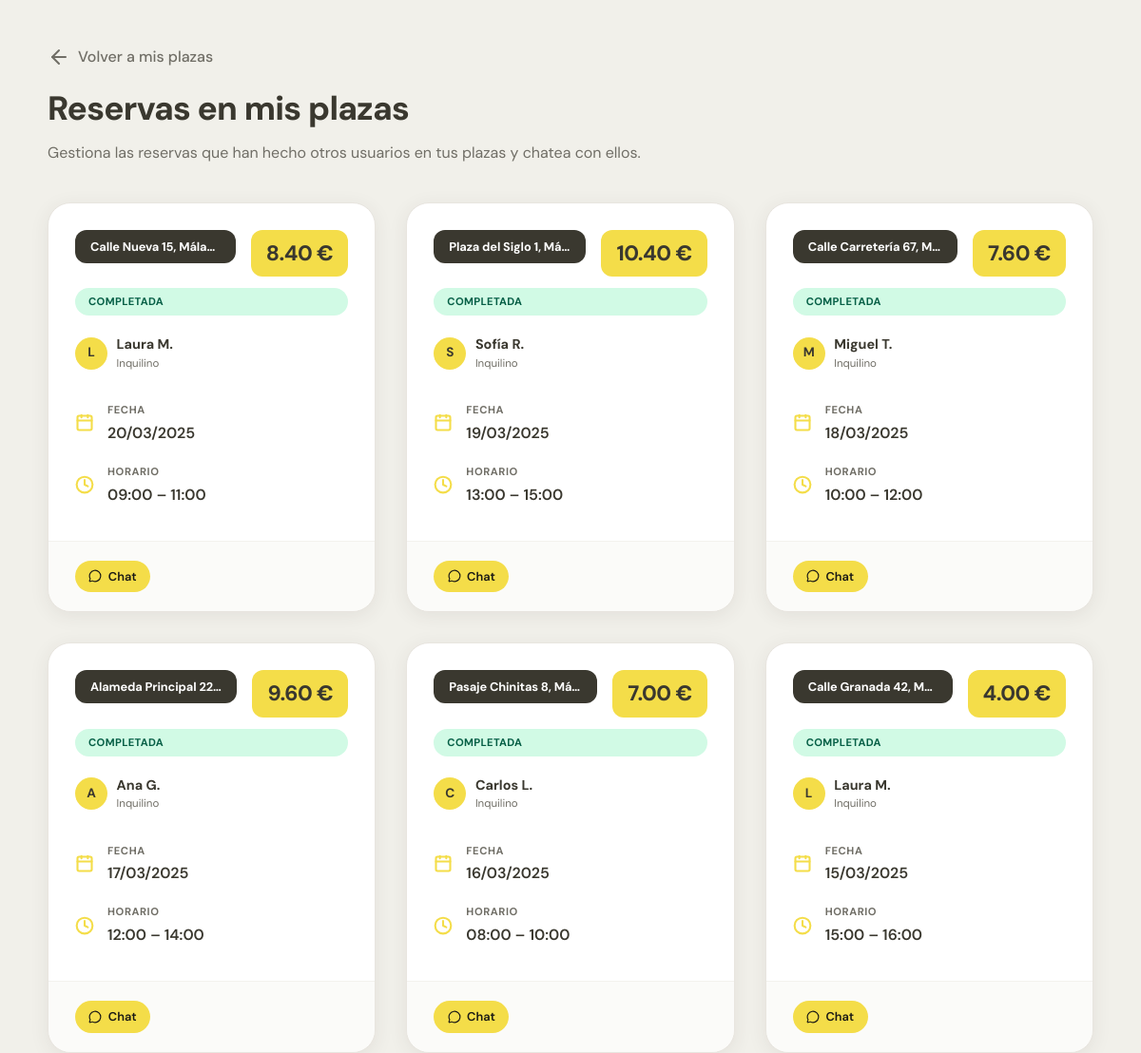
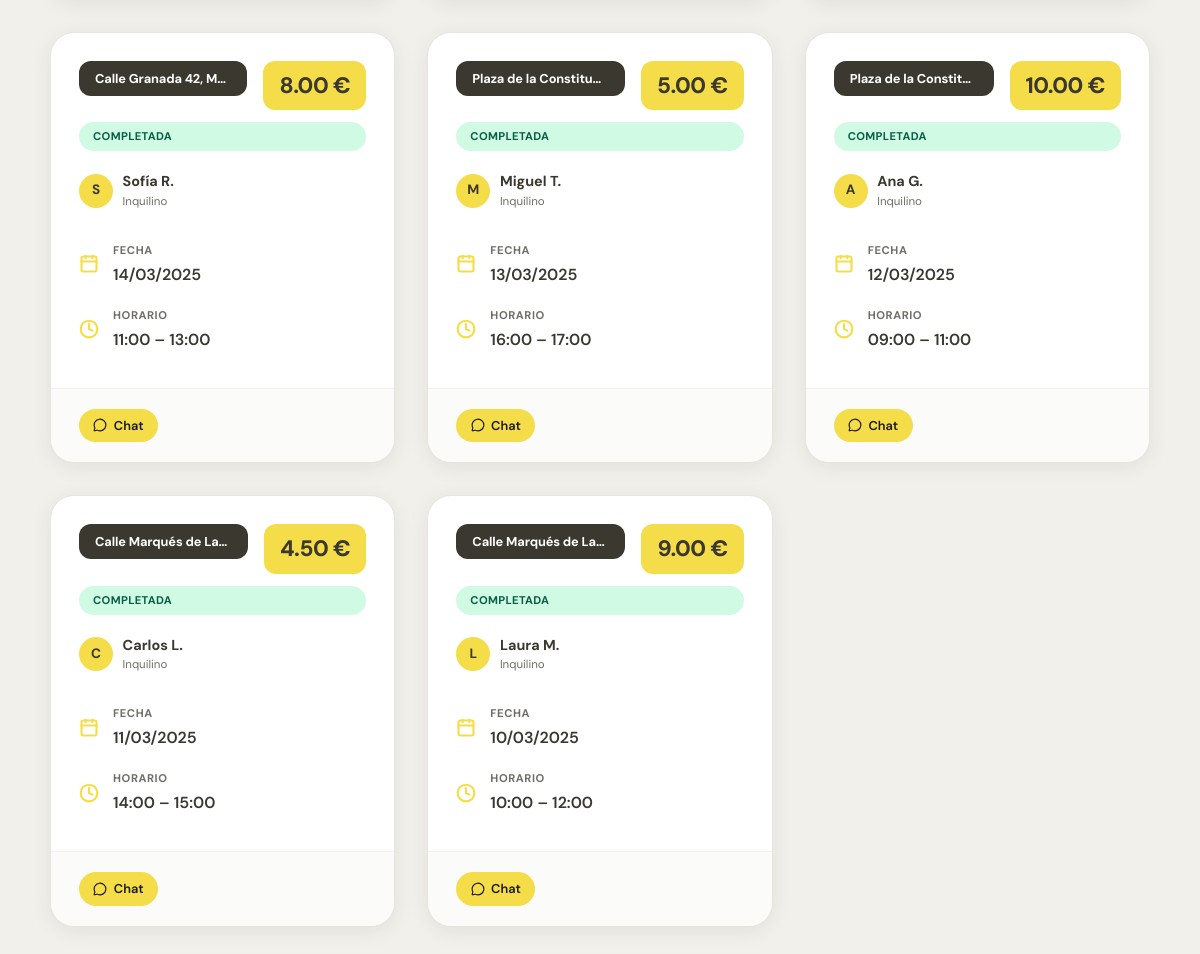
The app's page /backend/parking/reservas_propietario.php (signed in) with its own data (2 pictures, top to bottom).
### tables this page shows
CREATE TABLE RESERVA (
    ID_reserva   INT           AUTO_INCREMENT PRIMARY KEY,
    DNI          VARCHAR(20),
    ID_plaza     INT,
    Precio       DECIMAL(10,2),
    Duracion     INT,
    Hora_entrada TIME,
    Hora_salida  TIME,
    Fecha        DATE,
    Estado       ENUM('pendiente','confirmada','cancelada') NOT NULL DEFAULT 'pendiente',
    CONSTRAINT fk_reserva_usuario
        FOREIGN KEY (DNI)      REFERENCES USUARIO(DNI)    ON DELETE CASCADE,
    CONSTRAINT fk_reserva_plaza
        FOREIGN KEY (ID_plaza) REFERENCES PLAZA(ID_plaza) ON DELETE CASCADE
);

CREATE TABLE PLAZA (
    ID_plaza    INT           AUTO_INCREMENT PRIMARY KEY,
    DNI         VARCHAR(20),
    Direccion   VARCHAR(200),
    Foto        MEDIUMTEXT,                       
    Ancho       DECIMAL(5,2),
    Largo       DECIMAL(5,2),
    Descripcion TEXT,
    Escritura   VARCHAR(255),
    Precio      DECIMAL(10,2) NULL,
    Ubicacion   VARCHAR(20)   NULL,
    Extras      VARCHAR(200)  NULL,
    Lat         DECIMAL(10,7) NULL,
    Lng         DECIMAL(10,7) NULL,
    CONSTRAINT fk_plaza_usuario
        FOREIGN KEY (DNI) REFERENCES USUARIO(DNI) ON DELETE CASCADE
);

CREATE TABLE USUARIO (
    DNI                   VARCHAR(20)  PRIMARY KEY,
    Nombre                VARCHAR(100) NOT NULL,
    Apellidos             VARCHAR(150) NOT NULL,
    Direccion             VARCHAR(200),
    Foto                  MEDIUMTEXT,               
    Telefono              VARCHAR(20),
    Email                 VARCHAR(100) UNIQUE,
    Contrasena_encriptada VARCHAR(255) NOT NULL,
    Token_pago            VARCHAR(255),
    token                 VARCHAR(64),
    confirmado            TINYINT(1)   NOT NULL DEFAULT 0
);

### backend/parking/reservas_propietario.php (the view, shortened to what this page needs)
<?php
require_once '../sesion/conexion.php';
$dni = $_SESSION['dni'];
$reservasNuevas = [];
$sql = "SELECT r.ID_reserva, r.Fecha, r.Hora_entrada, r.Hora_salida, r.Precio, r.Estado,
               p.ID_plaza, p.Direccion,
               u.Nombre AS nombre_inquilino, u.Apellidos AS apellidos_inquilino,
               (SELECT COUNT(*) FROM MENSAJE m
                WHERE m.ID_reserva = r.ID_reserva
                  AND m.DNI_emisor != ?
                  AND m.Leido = 0) AS no_leidos
        FROM RESERVA r
        JOIN PLAZA p  ON r.ID_plaza = p.ID_plaza
        JOIN USUARIO u ON r.DNI = u.DNI
        WHERE p.DNI = ? AND r.Estado IN ('confirmada', 'cancelada')
        ORDER BY r.Fecha DESC, r.Hora_entrada DESC";
$stmt = $_conexion->prepare($sql);
$stmt->bind_param('ss', $dni, $dni);
$stmt->execute();
$result = $stmt->get_result();
$reservas = [];
while ($row = $result->fetch_assoc()) {
    $reservas[] = $row;
}
?>
<!DOCTYPE html>
<html lang="es">
<head>
    <link rel="stylesheet" href="../app.css">
    <link rel="stylesheet" href="../styles/mis_reservas.css">
</head>
<body class="my-reservations-page">
<div class="layout">
    <div class="layout-container">
        <header class="page-header">
            <a href="mis_plazas.php" class="back-link">
                <i data-lucide="arrow-left"></i> <span data-i18n="backToMySpots">Volver a mis plazas</span>
            </a>
            <h1 class="headline" data-i18n="receivedReservationsTitle">Reservas en mis plazas</h1>
            <p class="support" data-i18n="receivedReservationsSubtitle">Gestiona las reservas que han hecho otros usuarios en tus plazas y chatea con ellos.</p>
        </header>
        <?php if (empty($reservas)): ?>
            <div class="empty-state">
                <i data-lucide="calendar-off"></i>
                <p data-i18n="noReceivedReservations">Aún no hay reservas confirmadas en tus plazas.</p>
                <a href="mis_plazas.php" class="btn-primary-link" data-i18n="viewMySpots">Ver mis plazas</a>
            </div>
        <?php else: ?>
        <div class="reservas-grid">
            <?php foreach ($reservas as $row):
                $estado = $row['Estado'];
                $fechaReserva = strtotime($row['Fecha'] . ' ' . $row['Hora_salida']);
                $estaCompletada = ($estado === 'confirmada' && $fechaReserva < time());
                $estadoMostrado = $estaCompletada ? 'completada' : $estado;
                $estadoLabelKeys = [
                    'confirmada'  => 'statusConfirmed',
                    'cancelada'   => 'statusCancelled',
                    'completada'  => 'statusCompleted',
                ];
                $estadoClass = [
                    'confirmada'  => 'estado-confirmada',
                    'cancelada'   => 'estado-cancelada',
                    'completada'  => 'estado-completada',
                ];
                $inicialInquilino = mb_strtoupper(mb_substr($row['nombre_inquilino'], 0, 1));
                $nombreCorto = htmlspecialchars($row['nombre_inquilino'] . ' ' . mb_substr($row['apellidos_inquilino'], 0, 1) . '.');
                $esNueva = in_array((int)$row['ID_reserva'], $reservasNuevas);
            ?>
            <div class="card reserva-card<?php echo $esNueva ? ' nueva' : ''; ?>" <?php if ($esNueva): ?>data-new-label="<?php echo htmlspecialchars('Nueva'); ?>"<?php endif; ?>>
                <div class="reserva-header">
                    <div class="plaza-tag">
                        <?php echo htmlspecialchars($row['Direccion'] ?? 'Plaza #' . $row['ID_plaza']); ?>
                    </div>
                    <div class="price-tag"><?php echo number_format($row['Precio'], 2); ?> €</div>
                </div>
                <div class="estado-badge <?php echo $estadoClass[$estadoMostrado] ?? 'estado-confirmada'; ?>" data-i18n="<?php echo $estadoLabelKeys[$estadoMostrado] ?? ''; ?>">
                </div>
                <div class="reserva-body">
                    <div class="inquilino-info">
                        <div class="inquilino-avatar"><?php echo $inicialInquilino; ?></div>
                        <div>
                            <div class="inquilino-nombre"><?php echo $nombreCorto; ?></div>
                            <div class="inquilino-label" data-i18n="tenantLabel">Inquilino</div>
                        </div>
                    </div>
                    <div class="info-row">
                        <i data-lucide="calendar"></i>
                        <div>
                            <span data-i18n="dateLabel">Fecha</span>
                            <strong><?php echo date('d/m/Y', strtotime($row['Fecha'])); ?></strong>
                        </div>
                    </div>
                    <div class="info-row">
                        <i data-lucide="clock"></i>
                        <div>
                            <span data-i18n="scheduleLabel">Horario</span>
                            <strong>
                                <?php echo substr($row['Hora_entrada'], 0, 5); ?> –
                                <?php echo substr($row['Hora_salida'],  0, 5); ?>
                            </strong>
                        </div>
                    </div>
                </div>
                <div class="reserva-footer">
                    <?php if ($estado === 'confirmada' || $estaCompletada): ?>
                        <a href="../chat/chat.php?id_reserva=<?php echo $row['ID_reserva']; ?>"
                           class="chat-btn">
                            <i data-lucide="message-circle" width="14" height="14"></i>
                            <span data-i18n="chatButton">Chat</span>
                        </a>
                    <?php else: ?>
                        <span style="font-size:0.82rem;color:#c0392b;font-weight:600;" data-i18n="statusCancelled">Cancelada</span>
                    <?php endif; ?>
                </div>
            </div>
            <?php endforeach; ?>
        </div>
        <?php endif; ?>
    </div>
</div>
</body>
</html>

### backend/app.css (style rules this page uses)
:root { --brand-yellow: #f4dd49; --brand-dark: #3a382f; --brand-grey: #cfccc4; --brand-bg: #f1f0ea; --bg: #ffffff; --text: var(--brand-dark); --text-muted: #888580; --border: #e8e5df; --accent: var(--brand-yellow); --accent-focus: rgba(244, 221, 73, 0.25); --radius: 12px; --navbar-h: 72px; --shadow-sm: 0 1px 3px rgba(58,56,47,0.08), 0 4px 12px rgba(58,56,47,0.05); --shadow-md: 0 8px 24px -4px rgba(58,56,47,0.12), 0 2px 8px rgba(58,56,47,0.06); --shadow-lg: 0 16px 48px -8px rgba(58,56,47,0.16); --safe-top: env(safe-area-inset-top, 0); --safe-bottom: env(safe-area-inset-bottom, 0); --safe-left: env(safe-area-inset-left, 0); --safe-right: env(safe-area-inset-right, 0); }
* { box-sizing: border-box; }
html { -webkit-text-size-adjust: 100%; }
body { margin: 0; padding: 0; min-height: 100vh; font-family: 'DM Sans', -apple-system, BlinkMacSystemFont, sans-serif; font-size: 16px; line-height: 1.5; color: var(--text); background: var(--bg); -webkit-font-smoothing: antialiased; padding-left: var(--safe-left); padding-right: var(--safe-right); }
@media (min-width: 431px) { body { background: var(--brand-bg); } }

### backend/styles/mis_reservas.css (style rules this page uses)
:root { --brand-yellow: #f4dd49; --brand-dark: #3a382f; --brand-grey: #cfccc4; --brand-bg: #f1f0ea; --text-muted: #706e66; --radius: 12px; --bg: #ffffff; --text: var(--brand-dark); --border: #e8e5df; }
body.my-reservations-page { background-color: var(--brand-bg); }
.layout { padding: 3rem 1rem; display: flex; justify-content: center; }
.layout-container { width: 100%; max-width: 1100px; }
.page-header { margin-bottom: 2.5rem; }
.back-link { display: inline-flex; align-items: center; gap: 8px; color: var(--text-muted); text-decoration: none; font-weight: 500; margin-bottom: 1rem; transition: color 0.15s ease, transform 0.15s ease; }
.headline { font-size: 2.2rem; font-weight: 800; color: var(--brand-dark); margin: 0; letter-spacing: -0.02em; }
.support { color: var(--text-muted); font-size: 1rem; margin-top: 0.5rem; }
.reservas-grid { display: grid; grid-template-columns: repeat(auto-fill, minmax(320px, 1fr)); gap: 1.75rem; }
.reserva-card { background: var(--bg); border-radius: 24px; padding: 0; box-shadow: 0 4px 20px rgba(58, 56, 47, 0.08); border: 1px solid var(--border); display: flex; flex-direction: column; transition: transform 0.25s ease, box-shadow 0.25s ease; overflow: hidden; position: relative; }
.reserva-header { display: flex; justify-content: space-between; align-items: flex-start; padding: 1.75rem 1.75rem 0 1.75rem; margin-bottom: 0.75rem; gap: 1rem; }
.plaza-tag { background: var(--brand-dark); color: white; padding: 8px 16px; border-radius: 12px; font-size: 0.8rem; font-weight: 700; flex: 1; overflow: hidden; text-overflow: ellipsis; white-space: nowrap; letter-spacing: -0.01em; }
.estado-badge { display: inline-block; font-size: 0.7rem; font-weight: 700; text-transform: uppercase; padding: 6px 14px; border-radius: 20px; margin: 0 1.75rem 1.25rem 1.75rem; letter-spacing: 0.03em; }
.price-tag { font-weight: 800; color: var(--brand-dark); font-size: 1.4rem; background: var(--brand-yellow); padding: 8px 16px; border-radius: 12px; white-space: nowrap; letter-spacing: -0.02em; }
.reserva-body { display: flex; flex-direction: column; gap: 1.25rem; padding: 0 1.75rem 1.75rem 1.75rem; margin-bottom: 0.5rem; }
.info-row { display: flex; align-items: center; gap: 14px; }
.info-row svg { width: 20px; height: 20px; color: var(--brand-yellow); stroke-width: 2.5px; flex-shrink: 0; }
.info-row > div { flex: 1; }
.info-row span { display: block; font-size: 0.7rem; text-transform: uppercase; color: var(--text-muted); font-weight: 700; letter-spacing: 0.05em; margin-bottom: 4px; }
.info-row strong { display: block; font-size: 1rem; color: var(--brand-dark); font-weight: 600; }
.reserva-footer { margin-top: auto; border-top: 1px solid rgba(207, 204, 196, 0.2); padding: 1.25rem 1.75rem; background: rgba(241, 240, 234, 0.3); }
@media (min-width: 1200px) { .reservas-grid { grid-template-columns: repeat(3, 1fr); gap: 2rem; } }

### records on screen
reserva: ID_plaza.Direccion "Calle Nueva 15, Málaga", Precio "8.40", DNI.Nombre "L", DNI.Apellidos "Laura M.", Fecha "20/03/2025", Hora_entrada "09:00", Hora_salida "11:00"
reserva: ID_plaza.Direccion "Plaza del Siglo 1, Má…", Precio "10.40", DNI.Nombre "S", DNI.Apellidos "Sofía R.", Fecha "19/03/2025", Hora_entrada "13:00", Hora_salida "15:00"
reserva: ID_plaza.Direccion "Calle Carretería 67, M…", Precio "7.60", DNI.Nombre "M", DNI.Apellidos "Miguel T.", Fecha "18/03/2025", Hora_entrada "10:00", Hora_salida "12:00"
reserva: ID_plaza.Direccion "Alameda Principal 22…", Precio "9.60", DNI.Nombre "A", DNI.Apellidos "Ana G.", Fecha "17/03/2025", Hora_entrada "12:00", Hora_salida "14:00"
reserva: ID_plaza.Direccion "Pasaje Chinitas 8, Má…", Precio "7.00", DNI.Nombre "C", DNI.Apellidos "Carlos L.", Fecha "16/03/2025", Hora_entrada "08:00", Hora_salida "10:00"
reserva: ID_plaza.Direccion "Calle Granada 42, M…", Precio "4.00", DNI.Nombre "L", DNI.Apellidos "Laura M.", Fecha "15/03/2025", Hora_entrada "15:00", Hora_salida "16:00"
reserva: ID_plaza.Direccion "Calle Granada 42, M…", Precio "8.00", DNI.Nombre "S", DNI.Apellidos "Sofía R.", Fecha "14/03/2025", Hora_entrada "11:00", Hora_salida "13:00"
reserva: ID_plaza.Direccion "Plaza de la Constituc…", Precio "5.00", DNI.Nombre "M", DNI.Apellidos "Miguel T.", Fecha "13/03/2025", Hora_entrada "16:00", Hora_salida "17:00"
reserva: ID_plaza.Direccion "Plaza de la Constit…", Precio "10.00", DNI.Nombre "A", DNI.Apellidos "Ana G.", Fecha "12/03/2025", Hora_entrada "09:00", Hora_salida "11:00"
reserva: ID_plaza.Direccion "Calle Marqués de La…", Precio "4.50", DNI.Nombre "C", DNI.Apellidos "Carlos L.", Fecha "11/03/2025", Hora_entrada "14:00", Hora_salida "15:00"
reserva: ID_plaza.Direccion "Calle Marqués de La…", Precio "9.00", DNI.Nombre "L", DNI.Apellidos "Laura M.", Fecha "10/03/2025", Hora_entrada "10:00", Hora_salida "12:00"
